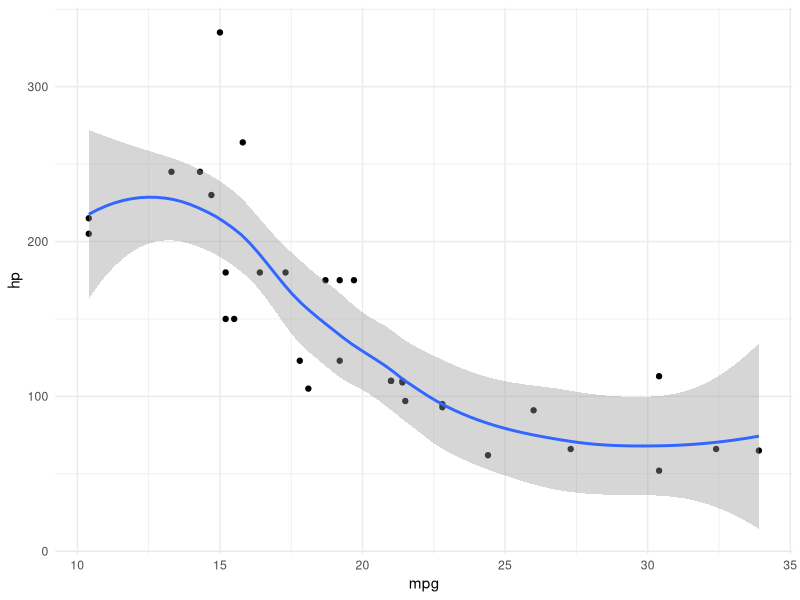

R code for this plot:
## ---- chunk 1
knitr::opts_chunk$set(echo = FALSE)
## ---- chunk 2
library(tidyverse)
ggplot(mtcars, aes(mpg, hp)) +
  geom_point() +
  geom_smooth() +
  theme_minimal()
